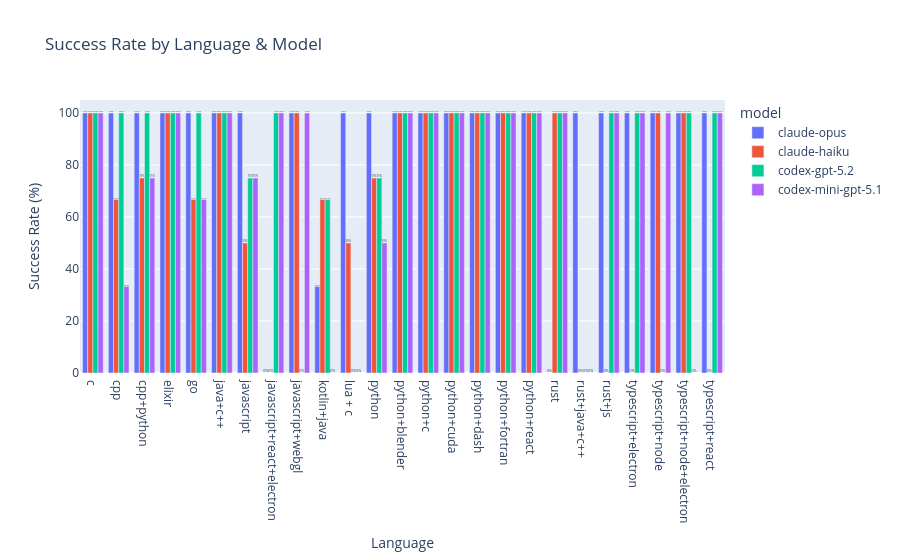

Here is the notebook cell this chart was saved with:
### Markdown cell above
## Success Rate by Language

### Code cell
lang_df = df.groupby(["language", "model"])["success"].mean().reset_index()
lang_df["success"] = (lang_df["success"] * 100).round(1)

fig = px.bar(
    lang_df,
    x="language",
    y="success",
    color="model",
    barmode="group",
    text="success",
    title="Success Rate by Language & Model",
    labels={"success": "Success Rate (%)", "language": "Language"},
    category_orders={"model": MODEL_ORDER},
)
fig.update_traces(texttemplate="%{text}%", textposition="outside")
fig.update_layout(yaxis_range=[0, 105])
fig.show()

### Figure 1 — Plotly figure (JSON) as saved in the notebook; plotly's stock layout.template omitted (floating-point values rounded to 4 significant figures)
{"data": [{"alignmentgroup": "True", "hovertemplate": "model=claude-opus<br>Language=%{x}<br>Success Rate (%)=%{text}<extra></extra>", "legendgroup": "claude-opus", "marker": {"color": "#636efa", "pattern": {"shape": ""}}, "name": "claude-opus", "offsetgroup": "claude-opus", "orientation": "v", "showlegend": true, "text": [100.0, 100.0, 100.0, 100.0, 100.0, 100.0, 100.0, 0.0, 100.0, 33.3, 100.0, 100.0, 100.0, 100.0, 100.0, 100.0, 100.0, 100.0, 0.0, 100.0, 100.0, 100.0, 100.0, 100.0, 100.0], "textposition": "outside", "texttemplate": "%{text}%", "type": "bar", "x": ["c", "cpp", "cpp+python", "elixir", "go", "java+c++", "javascript", "javascript+react+electron", "javascript+webgl", "kotlin+java", "lua + c", "python", "python+blender", "python+c", "python+cuda", "python+dash", "python+fortran", "python+react", "rust", "rust+java+c++", "rust+js", "typescript+electron", "typescript+node", "typescript+node+electron", "typescript+react"], "xaxis": "x", "y": [100.0, 100.0, 100.0, 100.0, 100.0, 100.0, 100.0, 0.0, 100.0, 33.3, 100.0, 100.0, 100.0, 100.0, 100.0, 100.0, 100.0, 100.0, 0.0, 100.0, 100.0, 100.0, 100.0, 100.0, 100.0], "yaxis": "y"}, {"alignmentgroup": "True", "hovertemplate": "model=claude-haiku<br>Language=%{x}<br>Success Rate (%)=%{text}<extra></extra>", "legendgroup": "claude-haiku", "marker": {"color": "#EF553B", "pattern": {"shape": ""}}, "name": "claude-haiku", "offsetgroup": "claude-haiku", "orientation": "v", "showlegend": true, "text": [100.0, 66.7, 75.0, 100.0, 66.7, 100.0, 50.0, 0.0, 100.0, 66.7, 50.0, 75.0, 100.0, 100.0, 100.0, 100.0, 100.0, 100.0, 100.0, 0.0, 0.0, 0.0, 100.0, 100.0, 0.0], "textposition": "outside", "texttemplate": "%{text}%", "type": "bar", "x": ["c", "cpp", "cpp+python", "elixir", "go", "java+c++", "javascript", "javascript+react+electron", "javascript+webgl", "kotlin+java", "lua + c", "python", "python+blender", "python+c", "python+cuda", "python+dash", "python+fortran", "python+react", "rust", "rust+java+c++", "rust+js", "typescript+electron", "typescript+node", "typescript+node+electron", "typescript+react"], "xaxis": "x", "y": [100.0, 66.7, 75.0, 100.0, 66.7, 100.0, 50.0, 0.0, 100.0, 66.7, 50.0, 75.0, 100.0, 100.0, 100.0, 100.0, 100.0, 100.0, 100.0, 0.0, 0.0, 0.0, 100.0, 100.0, 0.0], "yaxis": "y"}, {"alignmentgroup": "True", "hovertemplate": "model=codex-gpt-5.2<br>Language=%{x}<br>Success Rate (%)=%{text}<extra></extra>", "legendgroup": "codex-gpt-5.2", "marker": {"color": "#00cc96", "pattern": {"shape": ""}}, "name": "codex-gpt-5.2", "offsetgroup": "codex-gpt-5.2", "orientation": "v", "showlegend": true, "text": [100.0, 100.0, 100.0, 100.0, 100.0, 100.0, 75.0, 100.0, 0.0, 66.7, 0.0, 75.0, 100.0, 100.0, 100.0, 100.0, 100.0, 100.0, 100.0, 0.0, 100.0, 100.0, 0.0, 100.0, 100.0], "textposition": "outside", "texttemplate": "%{text}%", "type": "bar", "x": ["c", "cpp", "cpp+python", "elixir", "go", "java+c++", "javascript", "javascript+react+electron", "javascript+webgl", "kotlin+java", "lua + c", "python", "python+blender", "python+c", "python+cuda", "python+dash", "python+fortran", "python+react", "rust", "rust+java+c++", "rust+js", "typescript+electron", "typescript+node", "typescript+node+electron", "typescript+react"], "xaxis": "x", "y": [100.0, 100.0, 100.0, 100.0, 100.0, 100.0, 75.0, 100.0, 0.0, 66.7, 0.0, 75.0, 100.0, 100.0, 100.0, 100.0, 100.0, 100.0, 100.0, 0.0, 100.0, 100.0, 0.0, 100.0, 100.0], "yaxis": "y"}, {"alignmentgroup": "True", "hovertemplate": "model=codex-mini-gpt-5.1<br>Language=%{x}<br>Success Rate (%)=%{text}<extra></extra>", "legendgroup": "codex-mini-gpt-5.1", "marker": {"color": "#ab63fa", "pattern": {"shape": ""}}, "name": "codex-mini-gpt-5.1", "offsetgroup": "codex-mini-gpt-5.1", "orientation": "v", "showlegend": true, "text": [100.0, 33.3, 75.0, 100.0, 66.7, 100.0, 75.0, 100.0, 100.0, 0.0, 0.0, 50.0, 100.0, 100.0, 100.0, 100.0, 100.0, 100.0, 100.0, 0.0, 100.0, 100.0, 100.0, 0.0, 100.0], "textposition": "outside", "texttemplate": "%{text}%", "type": "bar", "x": ["c", "cpp", "cpp+python", "elixir", "go", "java+c++", "javascript", "javascript+react+electron", "javascript+webgl", "kotlin+java", "lua + c", "python", "python+blender", "python+c", "python+cuda", "python+dash", "python+fortran", "python+react", "rust", "rust+java+c++", "rust+js", "typescript+electron", "typescript+node", "typescript+node+electron", "typescript+react"], "xaxis": "x", "y": [100.0, 33.3, 75.0, 100.0, 66.7, 100.0, 75.0, 100.0, 100.0, 0.0, 0.0, 50.0, 100.0, 100.0, 100.0, 100.0, 100.0, 100.0, 100.0, 0.0, 100.0, 100.0, 100.0, 0.0, 100.0], "yaxis": "y"}], "layout": {"barmode": "group", "legend": {"title": {"text": "model"}, "tracegroupgap": 0}, "title": {"text": "Success Rate by Language & Model"}, "xaxis": {"anchor": "y", "domain": [0, 1], "title": {"text": "Language"}}, "yaxis": {"anchor": "x", "domain": [0, 1], "range": [0, 105], "title": {"text": "Success Rate (%)"}}}}
